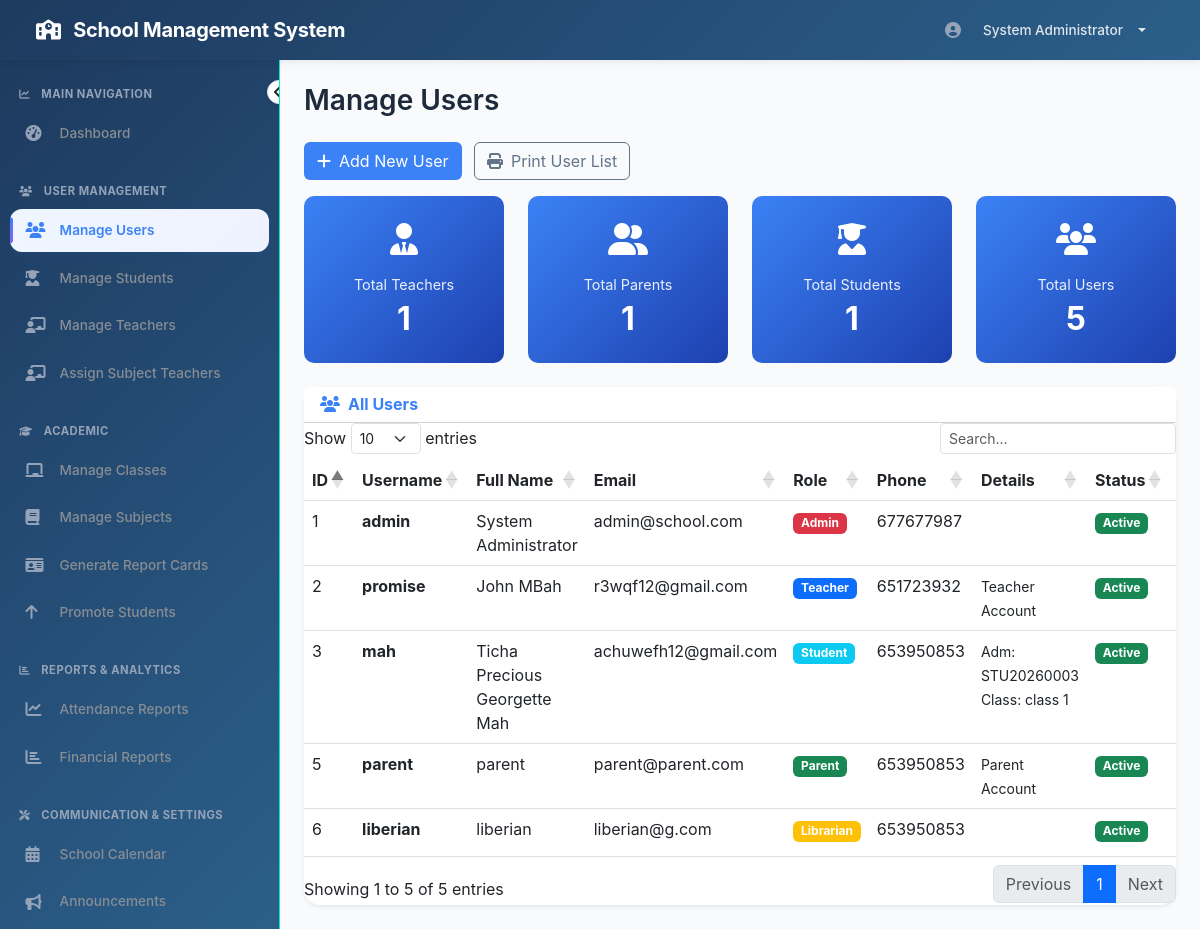
/admin/manage_users.php (signed in), run on the app's committed database.
### tables this page shows
CREATE TABLE `users` (
  `id` int(11) NOT NULL,
  `username` varchar(50) NOT NULL,
  `password` varchar(255) NOT NULL,
  `email` varchar(100) NOT NULL,
  `full_name` varchar(100) NOT NULL,
  `role` enum('admin','teacher','parent','student','librarian') NOT NULL,
  `phone` varchar(20) DEFAULT NULL,
  `address` text DEFAULT NULL,
  `profile_pic` varchar(255) DEFAULT NULL,
  `status` enum('active','inactive') DEFAULT 'active',
  `created_at` timestamp NOT NULL DEFAULT current_timestamp(),
  `updated_at` timestamp NOT NULL DEFAULT current_timestamp() ON UPDATE current_timestamp()
);

### admin/manage_users.php (the view, shortened to what this page needs)
<?php
require_once '../config/database.php';
$query = "SELECT u.*,
          CASE
              WHEN u.role = 'student' THEN s.admission_number
              ELSE NULL
          END as admission_number,
          CASE
              WHEN u.role = 'student' THEN c.class_name
              ELSE NULL
          END as class_name
          FROM users u
          LEFT JOIN students s ON u.id = s.user_id
          LEFT JOIN classes c ON s.class_id = c.id
          ORDER BY u.created_at DESC";
$users = mysqli_query($conn, $query);
include '../includes/header.php';
?>
<div class="row mb-3">
  <div class="col-md-12">
    <button type="button" class="btn" style="background-color: #3b82f6; color: white;" data-bs-toggle="modal" data-bs-target="#addUserModal">
      <i class="fas fa-plus me-2"></i>Add New User
    </button>
    <button type="button" class="btn btn-outline-secondary ms-2" onclick="window.print()">
      <i class="fas fa-print me-2"></i>Print User List
    </button>
  </div>
</div>
<div class="row mb-4">
  <div class="col-md-3">
    <div class="stat-card">
      <div class="stat-icon">
        <i class="fas fa-user-tie"></i>
      </div>
      <div class="stat-title">Total Teachers</div>
      <?php
      $teacher_count = mysqli_fetch_assoc(mysqli_query($conn, "SELECT COUNT(*) as count FROM users WHERE role='teacher'"));
      ?>
      <div class="stat-value"><?php echo $teacher_count['count']; ?></div>
    </div>
  </div>
  <div class="col-md-3">
    <div class="stat-card">
      <div class="stat-icon">
        <i class="fas fa-user-friends"></i>
      </div>
      <div class="stat-title">Total Parents</div>
      <?php
      $parent_count = mysqli_fetch_assoc(mysqli_query($conn, "SELECT COUNT(*) as count FROM users WHERE role='parent'"));
      ?>
      <div class="stat-value"><?php echo $parent_count['count']; ?></div>
    </div>
  </div>
  <div class="col-md-3">
    <div class="stat-card">
      <div class="stat-icon">
        <i class="fas fa-user-graduate"></i>
      </div>
      <div class="stat-title">Total Students</div>
      <?php
      $student_count = mysqli_fetch_assoc(mysqli_query($conn, "SELECT COUNT(*) as count FROM users WHERE role='student'"));
      ?>
      <div class="stat-value"><?php echo $student_count['count']; ?></div>
    </div>
  </div>
  <div class="col-md-3">
    <div class="stat-card">
      <div class="stat-icon">
        <i class="fas fa-users"></i>
      </div>
      <div class="stat-title">Total Users</div>
      <?php
      $total_users = mysqli_fetch_assoc(mysqli_query($conn, "SELECT COUNT(*) as count FROM users"));
      ?>
      <div class="stat-value"><?php echo $total_users['count']; ?></div>
    </div>
  </div>
</div>
<div class="card shadow-sm">
  <div class="card-header bg-white">
    <h6 class="mb-0 fw-bold" style="color: #3b82f6;"><i class="fas fa-users me-2"></i>All Users</h6>
  </div>
  <div class="card-body p-0">
    <div class="table-responsive">
      <table class="table table-hover datatable mb-0">
        <thead style="background-color: #3b82f6; color: white;">
          <tr>
            <th>ID</th>
            <th>Username</th>
            <th>Full Name</th>
            <th>Email</th>
            <th>Role</th>
            <th>Phone</th>
            <th>Details</th>
            <th>Status</th>
            <th>Actions</th>
          </tr>
        </thead>
        <tbody>
          <?php while ($user = mysqli_fetch_assoc($users)): ?>
            <tr>
              <td><?php echo $user['id']; ?></td>
              <td><strong><?php echo htmlspecialchars($user['username']); ?></strong></td>
              <td><?php echo htmlspecialchars($user['full_name']); ?></td>
              <td><?php echo htmlspecialchars($user['email']); ?></td>
              <td>
                <span class="badge bg-<?php
                                      echo $user['role'] == 'admin' ? 'danger' : ($user['role'] == 'teacher' ? 'primary' : ($user['role'] == 'parent' ? 'success' : ($user['role'] == 'student' ? 'info' : 'warning')));
                                      ?>">
                  <?php echo ucfirst($user['role']); ?>
                </span>
              </td>
              <td><?php echo htmlspecialchars($user['phone']); ?></td>
              <td>
                <?php if ($user['role'] == 'student'): ?>
                  <small>Adm: <?php echo $user['admission_number']; ?><br>
                    Class: <?php echo $user['class_name']; ?></small>
                <?php elseif ($user['role'] == 'parent'): ?>
                  <small>Parent Account</small>
                <?php elseif ($user['role'] == 'teacher'): ?>
                  <small>Teacher Account</small>
                <?php endif; ?>
              </td>
              <td>
                <span class="badge bg-<?php echo $user['status'] == 'active' ? 'success' : 'danger'; ?>">
                  <?php echo ucfirst($user['status']); ?>
                </span>
              </td>
              <td>
              </td>
            </tr>
          <?php endwhile; ?>
        </tbody>
      </table>
    </div>
  </div>
</div>
<?php include '../includes/footer.php'; ?>

### assets/css/style.css (style rules this page uses)
.btn-outline-secondary { color: #64748b; border-color: #64748b; }

### includes/header.php (style rules this page uses)
* { margin: 0; padding: 0; box-sizing: border-box; }
body { background: #f8fafc; font-family: 'Inter', -apple-system, BlinkMacSystemFont, 'Segoe UI', Roboto, Oxygen, Ubuntu, sans-serif; overflow-x: hidden; }
.card { border: none; border-radius: 1rem; box-shadow: 0 1px 3px rgba(0,0,0,0.05); background: white; }

### admin/manage_users.php (style rules this page uses)
.stat-card { background: linear-gradient(135deg, #3b82f6 0%, #1e40af 100%); color: white; border-radius: 10px; padding: 20px; text-align: center; }
.stat-card .stat-icon { font-size: 2rem; margin-bottom: 10px; }
.stat-card .stat-title { font-size: 0.9rem; opacity: 0.9; }
.stat-card .stat-value { font-size: 2rem; font-weight: bold; }

### data on the page
users: id "6", username "liberian", full_name "liberian", email "liberian@g.com", role "Librarian", phone "653950853", status "Active"
users: id "5", username "parent", full_name "parent", email "parent@parent.com", role "Parent", phone "653950853", shows "Parent Account", status "Active"
users: id "3", username "mah", full_name "Ticha Precious Georgette Mah", email "achuwefh12@gmail.com", role "Student", phone "653950853", admission_number "STU20260003", class_name "class 1", status "Active"
users: id "2", username "promise", full_name "John MBah", email "r3wqf12@gmail.com", role "Teacher", phone "651723932", shows "Teacher Account", status "Active"
users: id "1", username "admin", full_name "System Administrator", email "admin@school.com", role "Admin", phone "677677987", status "Active"

### other printed values
SITE_NAME "School Management System"
$_SESSION['user_name'] "System Administrator"
$page_title "Manage Users"
$teacher_count['count'] "1"
$parent_count['count'] "1"
$student_count['count'] "1"
$total_users['count'] "5"
